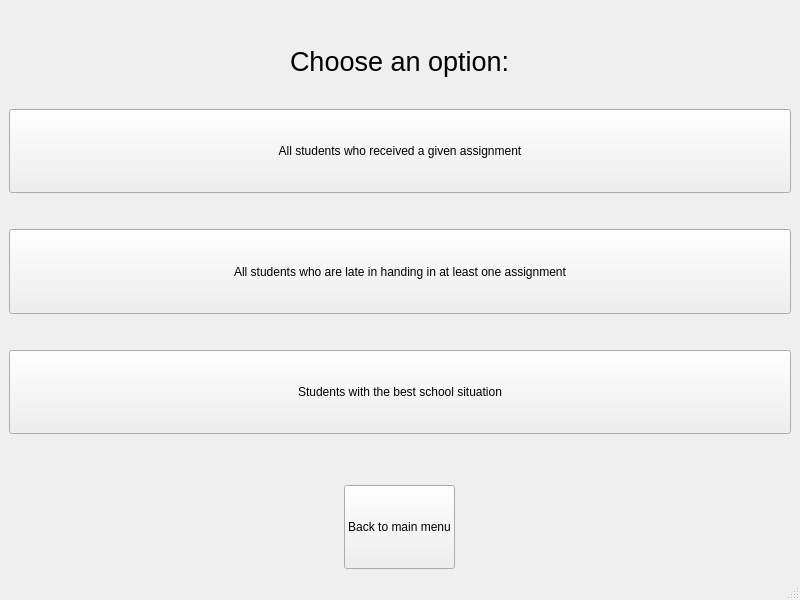
<?xml version="1.0" encoding="UTF-8"?>
<ui version="4.0">
 <class>MainWindow</class>
 <widget class="QMainWindow" name="MainWindow">
  <property name="geometry">
   <rect>
    <x>0</x>
    <y>0</y>
    <width>800</width>
    <height>600</height>
   </rect>
  </property>
  <property name="windowTitle">
   <string>MainWindow</string>
  </property>
  <widget class="QWidget" name="centralwidget">
   <layout class="QVBoxLayout" name="verticalLayout_2">
    <item>
     <layout class="QVBoxLayout" name="verticalLayout">
      <item>
       <spacer name="verticalSpacer_5">
        <property name="orientation">
         <enum>Qt::Vertical</enum>
        </property>
        <property name="sizeType">
         <enum>QSizePolicy::Maximum</enum>
        </property>
        <property name="sizeHint" stdset="0">
         <size>
          <width>20</width>
          <height>10</height>
         </size>
        </property>
       </spacer>
      </item>
      <item alignment="Qt::AlignHCenter">
       <widget class="QLabel" name="label">
        <property name="sizePolicy">
         <sizepolicy hsizetype="Maximum" vsizetype="Preferred">
          <horstretch>0</horstretch>
          <verstretch>0</verstretch>
         </sizepolicy>
        </property>
        <property name="font">
         <font>
          <pointsize>20</pointsize>
         </font>
        </property>
        <property name="text">
         <string>Choose an option:</string>
        </property>
       </widget>
      </item>
      <item>
       <widget class="QPushButton" name="all_assignemnt">
        <property name="sizePolicy">
         <sizepolicy hsizetype="Minimum" vsizetype="Minimum">
          <horstretch>50</horstretch>
          <verstretch>0</verstretch>
         </sizepolicy>
        </property>
        <property name="baseSize">
         <size>
          <width>0</width>
          <height>0</height>
         </size>
        </property>
        <property name="text">
         <string>All students who received a given assignment</string>
        </property>
       </widget>
      </item>
      <item>
       <spacer name="verticalSpacer_2">
        <property name="orientation">
         <enum>Qt::Vertical</enum>
        </property>
        <property name="sizeType">
         <enum>QSizePolicy::Fixed</enum>
        </property>
        <property name="sizeHint" stdset="0">
         <size>
          <width>20</width>
          <height>30</height>
         </size>
        </property>
       </spacer>
      </item>
      <item>
       <widget class="QPushButton" name="all_late">
        <property name="sizePolicy">
         <sizepolicy hsizetype="Minimum" vsizetype="Minimum">
          <horstretch>0</horstretch>
          <verstretch>0</verstretch>
         </sizepolicy>
        </property>
        <property name="text">
         <string>All students who are late in handing in at least one assignment</string>
        </property>
       </widget>
      </item>
      <item>
       <spacer name="verticalSpacer">
        <property name="orientation">
         <enum>Qt::Vertical</enum>
        </property>
        <property name="sizeType">
         <enum>QSizePolicy::Maximum</enum>
        </property>
        <property name="sizeHint" stdset="0">
         <size>
          <width>20</width>
          <height>30</height>
         </size>
        </property>
       </spacer>
      </item>
      <item>
       <widget class="QPushButton" name="best_students">
        <property name="sizePolicy">
         <sizepolicy hsizetype="Minimum" vsizetype="Minimum">
          <horstretch>0</horstretch>
          <verstretch>0</verstretch>
         </sizepolicy>
        </property>
        <property name="maximumSize">
         <size>
          <width>16777215</width>
          <height>16777215</height>
         </size>
        </property>
        <property name="text">
         <string>Students with the best school situation</string>
        </property>
       </widget>
      </item>
      <item>
       <spacer name="verticalSpacer_3">
        <property name="orientation">
         <enum>Qt::Vertical</enum>
        </property>
        <property name="sizeType">
         <enum>QSizePolicy::Fixed</enum>
        </property>
        <property name="sizeHint" stdset="0">
         <size>
          <width>20</width>
          <height>30</height>
         </size>
        </property>
       </spacer>
      </item>
      <item>
       <spacer name="verticalSpacer_4">
        <property name="orientation">
         <enum>Qt::Vertical</enum>
        </property>
        <property name="sizeType">
         <enum>QSizePolicy::Fixed</enum>
        </property>
        <property name="sizeHint" stdset="0">
         <size>
          <width>20</width>
          <height>15</height>
         </size>
        </property>
       </spacer>
      </item>
      <item>
       <layout class="QHBoxLayout" name="horizontalLayout_3"/>
      </item>
      <item>
       <layout class="QHBoxLayout" name="horizontalLayout_2">
        <item>
         <widget class="QPushButton" name="back">
          <property name="sizePolicy">
           <sizepolicy hsizetype="Fixed" vsizetype="Minimum">
            <horstretch>0</horstretch>
            <verstretch>0</verstretch>
           </sizepolicy>
          </property>
          <property name="text">
           <string>Back to main menu</string>
          </property>
         </widget>
        </item>
       </layout>
      </item>
     </layout>
    </item>
   </layout>
  </widget>
  <widget class="QMenuBar" name="menubar">
   <property name="geometry">
    <rect>
     <x>0</x>
     <y>0</y>
     <width>800</width>
     <height>22</height>
    </rect>
   </property>
  </widget>
  <widget class="QStatusBar" name="statusbar"/>
 </widget>
 <resources/>
 <connections/>
</ui>
